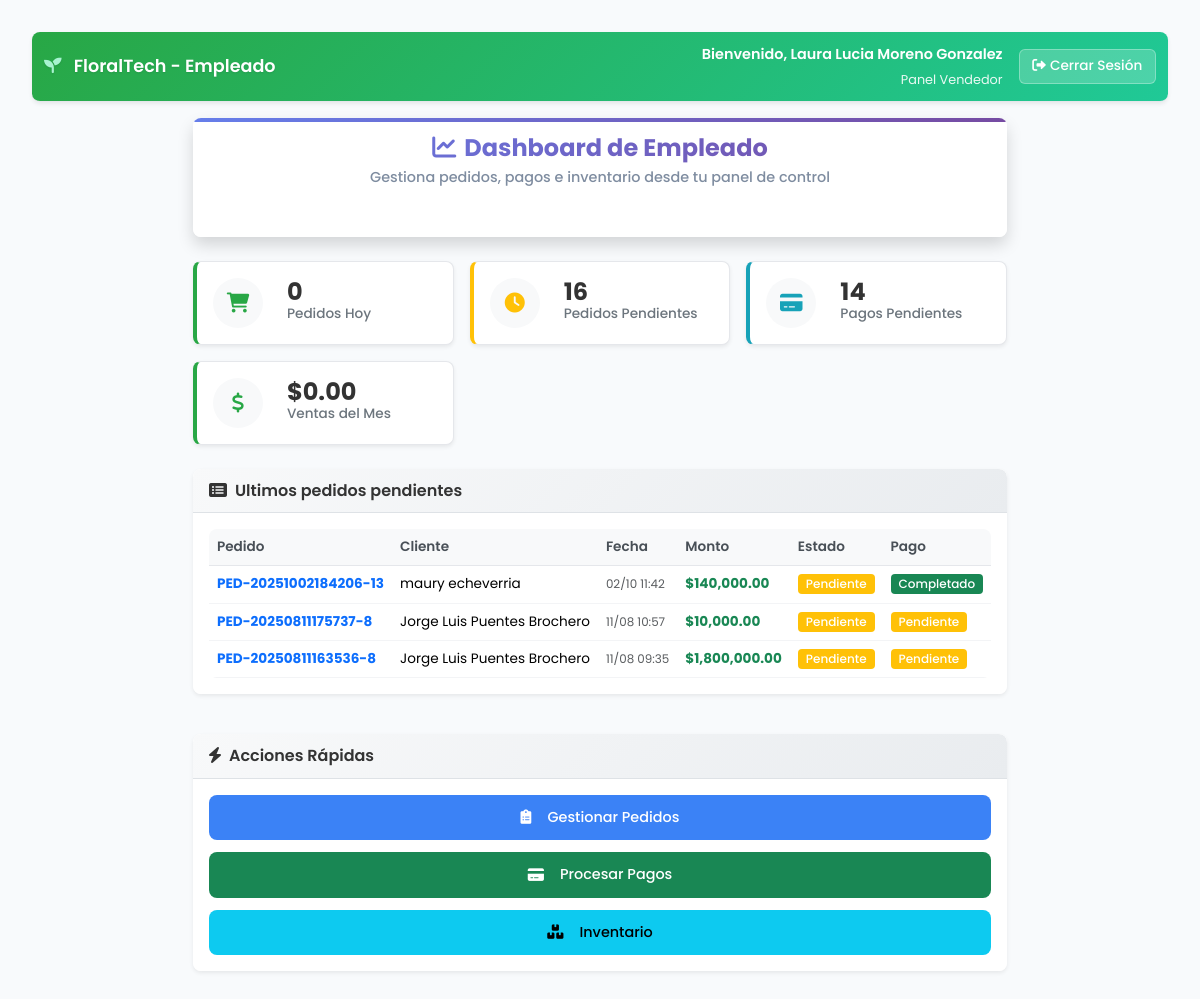
The page /index.php?ctrl=empleado&action=dashboard (signed in) on the database its author committed.
### tables this page shows
CREATE TABLE `ped` (
  `idped` int(11) NOT NULL,
  `numped` varchar(255) NOT NULL,
  `fecha_pedido` datetime DEFAULT current_timestamp(),
  `monto_total` decimal(10,2) NOT NULL,
  `cli_idcli` int(11) NOT NULL,
  `estado` varchar(50) DEFAULT 'Pendiente',
  `empleado_id` int(11) DEFAULT NULL COMMENT 'ID del empleado que creó el pedido',
  `fecha_actualizacion` datetime DEFAULT NULL COMMENT 'Fecha de última actualización',
  `empleado_actualizacion` int(11) DEFAULT NULL COMMENT 'ID del empleado que actualizó por última vez',
  `notas` text DEFAULT NULL COMMENT 'Notas adicionales del pedido',
  `direccion_entrega` text DEFAULT NULL,
  `fecha_entrega_solicitada` date DEFAULT NULL
);

CREATE TABLE `cli` (
  `idcli` int(11) NOT NULL,
  `nombre` varchar(255) NOT NULL,
  `direccion` varchar(255) DEFAULT NULL,
  `telefono` varchar(255) DEFAULT NULL,
  `email` varchar(255) DEFAULT NULL,
  `fecha_registro` date DEFAULT curdate(),
  `fecha_actualizacion` datetime DEFAULT NULL COMMENT 'Fecha de última actualización',
  `empleado_registro` int(11) DEFAULT NULL COMMENT 'ID del empleado que registró al cliente'
);

CREATE TABLE `pagos` (
  `idpago` int(11) NOT NULL,
  `fecha_pago` datetime DEFAULT current_timestamp(),
  `metodo_pago` varchar(50) NOT NULL,
  `estado_pag` varchar(255) DEFAULT 'Pendiente',
  `monto` decimal(10,2) NOT NULL,
  `ped_idped` int(11) NOT NULL,
  `transaccion_id` varchar(255) DEFAULT NULL,
  `comprobante_transferencia` varchar(255) DEFAULT NULL,
  `verificado_por` int(11) DEFAULT NULL,
  `fecha_verificacion` datetime DEFAULT NULL
);

### controllers/empleado.php (called while the page is built, shortened)
<?php
class empleado {
    private $db;
    public function __construct() {
        require_once 'models/conexion.php';
        $conn = new conexion();
        $this->db = $conn->get_conexion();
    }
    public function dashboard() {
        $user = $_SESSION['user'];
        $stats = $this->obtenerEstadisticas();
        $pedidos_pendientes = $this->obtenerPedidosPendientes();
        include 'views/empleado/dashboard.php';
    }
    private function obtenerEstadisticas() {
        try {
            $stats = [];
            $stmt = $this->db->prepare("
                SELECT COUNT(*) as total
                FROM ped
                WHERE DATE(fecha_pedido) = CURDATE()
            ");
            $stmt->execute();
            $stats['pedidos_hoy'] = $stmt->fetch(PDO::FETCH_ASSOC)['total'];
            $stmt = $this->db->prepare("
                SELECT COUNT(*) as total
                FROM ped
                WHERE estado IN ('Pendiente', 'En proceso')
            ");
            $stmt->execute();
            $stats['pedidos_pendientes'] = $stmt->fetch(PDO::FETCH_ASSOC)['total'];
            $stmt = $this->db->prepare("
                SELECT COUNT(*) as total
                FROM pagos
                WHERE estado_pag = 'Pendiente'
            ");
            $stmt->execute();
            $stats['pagos_pendientes'] = $stmt->fetch(PDO::FETCH_ASSOC)['total'];
            $stmt = $this->db->prepare("
                SELECT COALESCE(SUM(monto_total), 0) as total
                FROM ped
                WHERE MONTH(fecha_pedido) = MONTH(CURDATE())
                AND YEAR(fecha_pedido) = YEAR(CURDATE())
                AND estado = 'Completado'
            ");
            $stmt->execute();
            $stats['ventas_mes'] = $stmt->fetch(PDO::FETCH_ASSOC)['total'];
            return $stats;
        } catch (Exception $e) {
            return [
                'pedidos_hoy' => 0,
                'pedidos_pendientes' => 0,
                'pagos_pendientes' => 0,
                'ventas_mes' => 0
            ];
        }
    }
    private function obtenerPedidosPendientes() {
        try {
            $stmt = $this->db->prepare("
                SELECT
                    p.idped,
                    p.numped,
                    p.fecha_pedido,
                    p.monto_total,
                    p.estado,
                    c.nombre as cliente_nombre,
                    pg.estado_pag
                FROM ped p
                INNER JOIN cli c ON p.cli_idcli = c.idcli
                LEFT JOIN pagos pg ON p.idped = pg.ped_idped
                WHERE p.estado IN ('Pendiente', 'En proceso')
                ORDER BY p.fecha_pedido DESC
                LIMIT 10
            ");
            $stmt->execute();
            return $stmt->fetchAll(PDO::FETCH_ASSOC);
        } catch (Exception $e) {
            return [];
        }
    }
}
?>

### index.php (called while the page is built, shortened)
<?php
require_once 'models/conexion.php';
require_once 'models/data.php';
$action = isset($_GET['action']) ? $_GET['action'] : 'index';
try {
    $controller = new $controllerClass();
    $controller->$action();
} catch (Exception $e) {
    die("Error: " . $e->getMessage());
}
?>

### models/data.php (called while the page is built)
<?php
$host = "localhost";
$db = "flores";
$user = "root";
$pass = "";

### models/conexion.php (called while the page is built, shortened)
<?php
class conexion{
	protected $db;
	public function __construct() {
		try {
			include(__DIR__ . "/data.php");
			$this->db = new PDO("mysql:host=$host;dbname=$db;charset=utf8", $user, $pass);
			$this->db->setAttribute(PDO::ATTR_ERRMODE, PDO::ERRMODE_EXCEPTION);
			$this->db->setAttribute(PDO::ATTR_DEFAULT_FETCH_MODE, PDO::FETCH_ASSOC);
		} catch (PDOException $e) {
			$error_msg = "Error de conexión a la base de datos: " . $e->getMessage();
			error_log($error_msg);
			if (strpos($e->getMessage(), 'Connection refused') !== false) {
				throw new Exception("Error: No se puede conectar al servidor MySQL. Asegúrate de que XAMPP esté ejecutándose.");
			} elseif (strpos($e->getMessage(), 'Unknown database') !== false) {
				throw new Exception("Error: La base de datos 'flores' no existe. Por favor, crea la base de datos primero.");
			} elseif (strpos($e->getMessage(), 'Access denied') !== false) {
				throw new Exception("Error: Acceso denegado. Verifica el usuario y contraseña de la base de datos.");
			} else {
				throw new Exception("Error de conexión a la base de datos: " . $e->getMessage());
			}
		} catch (Exception $e) {
			error_log("Error de configuración: " . $e->getMessage());
			throw new Exception("Error de configuración: " . $e->getMessage());
		}
	}
	public function get_conexion(){
		return $this->db;
	}
}

### views/empleado/dashboard.php (the view, shortened to what this page needs)
<!DOCTYPE html>
<html lang="es">
<head>
    <link href="https://cdn.jsdelivr.net/npm/bootstrap@5.3.6/dist/css/bootstrap.min.css" rel="stylesheet">
    <link rel="stylesheet" href="assets/dashboard-cliente.css">
    <link href="https://cdnjs.cloudflare.com/ajax/libs/font-awesome/6.0.0/css/all.min.css" rel="stylesheet">
</head>
<body>
    <div class="dashboard-container">
        <nav class="navbar">
            <div class="container-fluid">
                <div class="navbar-brand">
                    <i class="fas fa-seedling me-2"></i>
                    FloralTech - Empleado
                </div>
                <div class="navbar-user">
                    <div class="user-info">
                        <p class="user-name">Bienvenido, <?= htmlspecialchars($user['nombre_completo']) ?></p>
                        <p class="user-welcome">
                            <?php
                            $tipo_empleado = '';
                            switch($user['tpusu_idtpusu']) {
                                case 2: $tipo_empleado = 'Panel Vendedor'; break;
                            }
                            echo $tipo_empleado;
                            ?>
                        </p>
                    </div>
                    <a href="index.php?ctrl=login&action=logout" class="logout-btn">
                        <i class="fas fa-sign-out-alt me-1"></i>Cerrar Sesión
                    </a>
                </div>
            </div>
        </nav>
        <div class="main-content">
            <div class="welcome-section">
                <div class="welcome-card card">
                    <div class="card-body">
                        <div class="welcome-header">
                            <h2><i class="fas fa-chart-line me-2"></i>Dashboard de Empleado</h2>
                            <p class="mb-0">Gestiona pedidos, pagos e inventario desde tu panel de control</p>
                        </div>
                        <div class="welcome-stats">
                            <span><i class="fas fa-calendar-day me-1"></i><?= date('d/m/Y') ?></span>
                            <span><i class="fas fa-clock me-1"></i><?= date('H:i') ?></span>
                            <span><i class="fas fa-user-tag me-1"></i>
                            </span>
                        </div>
                    </div>
                </div>
            </div>
            <div class="stats-section">
                <div class="stats-grid">
                    <div class="stat-card success">
                        <div class="stat-icon">
                            <i class="fas fa-shopping-cart"></i>
                        </div>
                        <div class="stat-info">
                            <h3><?= number_format($stats['pedidos_hoy']) ?></h3>
                            <p>Pedidos Hoy</p>
                        </div>
                    </div>
                    <div class="stat-card warning">
                        <div class="stat-icon">
                            <i class="fas fa-clock"></i>
                        </div>
                        <div class="stat-info">
                            <h3><?= number_format($stats['pedidos_pendientes']) ?></h3>
                            <p>Pedidos Pendientes</p>
                        </div>
                    </div>
                    <div class="stat-card info">
                        <div class="stat-icon">
                            <i class="fas fa-credit-card"></i>
                        </div>
                        <div class="stat-info">
                            <h3><?= number_format($stats['pagos_pendientes']) ?></h3>
                            <p>Pagos Pendientes</p>
                        </div>
                    </div>
                    <div class="stat-card success">
                        <div class="stat-icon">
                            <i class="fas fa-dollar-sign"></i>
                        </div>
                        <div class="stat-info">
                            <h3>$<?= number_format($stats['ventas_mes'], 2) ?></h3>
                            <p>Ventas del Mes</p>
                        </div>
                    </div>
                </div>
            </div>
            <div class="content-grid">
                <div class="main-column">
                    <div class="content-card card mb-4">
                        <div class="card-header">
                            <h5><i class="fas fa-list-alt me-2"></i>Ultimos pedidos pendientes</h5>
                        </div>
                        <div class="card-body">
                            <?php if (!empty($pedidos_pendientes)): ?>
                                <div class="table-responsive">
                                    <table class="table table-hover">
                                        <thead>
                                            <tr>
                                                <th>Pedido</th>
                                                <th>Cliente</th>
                                                <th>Fecha</th>
                                                <th>Monto</th>
                                                <th>Estado</th>
                                                <th>Pago</th>
                                            </tr>
                                        </thead>
                                        <tbody>
                                            <?php foreach (array_slice($pedidos_pendientes, 0, 3) as $pedido): ?>
                                            <tr>
                                                <td>
                                                    <strong class="text-primary"><?= htmlspecialchars($pedido['numped']) ?></strong>
                                                </td>
                                                <td><?= htmlspecialchars($pedido['cliente_nombre']) ?></td>
                                                <td>
                                                    <small class="text-muted"><?= date('d/m H:i', strtotime($pedido['fecha_pedido'])) ?></small>
                                                </td>
                                                <td><strong class="text-success">$<?= number_format($pedido['monto_total'], 2) ?></strong></td>
                                                <td>
                                                    <span class="badge bg-<?= $pedido['estado'] === 'Pendiente' ? 'warning' : 'info' ?>">
                                                        <?= htmlspecialchars($pedido['estado']) ?>
                                                    </span>
                                                </td>
                                                <td>
                                                    <span class="badge bg-<?= $pedido['estado_pag'] === 'Completado' ? 'success' : ($pedido['estado_pag'] === 'Pendiente' ? 'warning' : 'secondary') ?>">
                                                        <?= htmlspecialchars($pedido['estado_pag'] ?? 'Sin pago') ?>
                                                    </span>
                                                </td>
                                            </tr>
                                            <?php endforeach; ?>
                                        </tbody>
                                    </table>
                                </div>
                            <?php endif; ?>
                        </div>
                    </div>
                </div>
                    <div class="content-card card">
                        <div class="card-header">
                            <h5><i class="fas fa-bolt me-2"></i>Acciones Rápidas</h5>
                        </div>
                        <div class="card-body">
                            <div class="quick-actions">
                                <a href="index.php?ctrl=empleado&action=gestion_pedidos" class="action-btn btn btn-primary">
                                    <i class="fas fa-clipboard-list"></i>
                                    Gestionar Pedidos
                                </a>
                                <a href="index.php?ctrl=CempleadoPagos&action=reportes" class="action-btn btn btn-success">
                                    <i class="fas fa-credit-card"></i>
                                    Procesar Pagos
                                </a>
                                <a href="index.php?ctrl=empleado&action=inventario" class="action-btn btn btn-info">
                                    <i class="fas fa-boxes"></i>
                                    <?php if($user['tpusu_idtpusu'] == 3): ?>
                                        Inventario Completo
                                    <?php else: ?>
                                        Inventario
                                    <?php endif; ?>
                                </a>
                            </div>
                        </div>
                    </div>
                </div>
            </div>
        </div>
</body>
</html>

### rows shown on the page
ped: numped "PED-20251002184206-13", cli_idcli.nombre "maury echeverria", fecha_pedido "02/10 11:42", monto_total "140,000.00", estado "Pendiente", pagos.estado_pag "Completado"
ped: numped "PED-20250811175737-8", cli_idcli.nombre "Jorge Luis Puentes Brochero", fecha_pedido "11/08 10:57", monto_total "10,000.00", estado "Pendiente", pagos.estado_pag "Pendiente"
ped: numped "PED-20250811163536-8", cli_idcli.nombre "Jorge Luis Puentes Brochero", fecha_pedido "11/08 09:35", monto_total "1,800,000.00", estado "Pendiente", pagos.estado_pag "Pendiente"

### other values the page prints
$user['nombre_completo'] "Laura Lucia Moreno Gonzalez"
$tipo_empleado "Panel Vendedor"
$stats['pedidos_hoy'] "0"
$stats['pedidos_pendientes'] "16"
$stats['pagos_pendientes'] "14"
$stats['ventas_mes'] "0.00"
